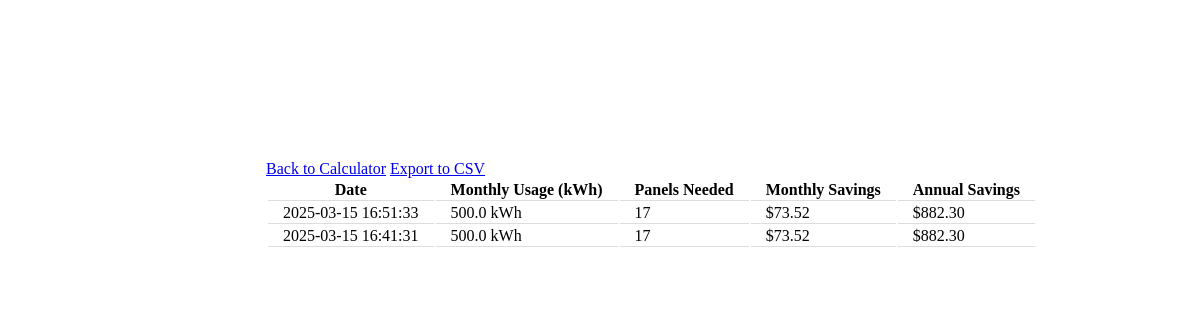
Before: /history with the older database file.
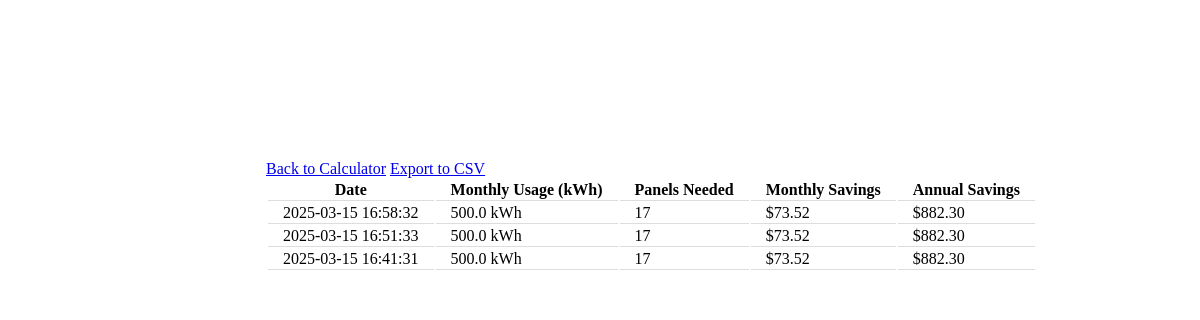
After: the same page with the newer database file.
### tables this page shows
CREATE TABLE calculations (
        id INTEGER PRIMARY KEY AUTOINCREMENT,
        monthly_kwh REAL NOT NULL,
        panels_needed INTEGER NOT NULL,
        monthly_savings REAL NOT NULL,
        annual_savings REAL NOT NULL,
        calculation_date TIMESTAMP DEFAULT CURRENT_TIMESTAMP
    );

### app.py (the view)
@app.route('/history')
def history():
    calculations = get_all_calculations()
    return render_template('history.html', calculations=calculations)

### app.py (called while the page is built)
def get_all_calculations():
    conn = sqlite3.connect('microgrid.db')
    conn.row_factory = sqlite3.Row
    cursor = conn.cursor()
    cursor.execute('SELECT * FROM calculations ORDER BY calculation_date DESC')
    calculations = cursor.fetchall()
    conn.close()
    return calculations

### templates/history.html (shortened to what this page needs)
{% extends "layout.html" %}
{% block content %}
<div class="mb-3 d-flex justify-content-between">
    <a href="{{ url_for('index') }}" class="btn btn-outline-secondary">Back to Calculator</a>
    <a href="{{ url_for('export') }}" class="btn btn-success">Export to CSV</a>
</div>
{% if calculations %}
    <div class="table-responsive">
        <table class="table table-striped table-hover">
            <thead class="table-dark">
                <tr>
                    <th>Date</th>
                    <th>Monthly Usage (kWh)</th>
                    <th>Panels Needed</th>
                    <th>Monthly Savings</th>
                    <th>Annual Savings</th>
                </tr>
            </thead>
            <tbody>
                {% for calc in calculations %}
                <tr>
                    <td>{{ calc.calculation_date }}</td>
                    <td>{{ calc.monthly_kwh }} kWh</td>
                    <td>{{ calc.panels_needed }}</td>
                    <td>${{ "%.2f"|format(calc.monthly_savings) }}</td>
                    <td>${{ "%.2f"|format(calc.annual_savings) }}</td>
                </tr>
                {% endfor %}
            </tbody>
        </table>
    </div>
{% else %}
    <div class="alert alert-info">No calculations found. Try calculating some savings first!</div>
{% endif %}
{% endblock %}

### templates/layout.html (shortened to what this page needs)
<!DOCTYPE html>
<html lang="en">
    <head>
        <link href="/static/styles.css" rel="stylesheet">
    </head>
    <body>
<div class="container mt-4">
    {% block content %}{% endblock %}
</div>
    </body>
</html>

### static/styles.css (style rules this page uses)
div { padding-left: 15px; padding-right: 15px; }
table { width:auto; }
th { padding-left: 15px; padding-right: 15px; text-align: center; border-bottom: 1px solid #ddd; }
td { text-align: left; border-bottom: 1px solid #ddd; padding-left: 15px; padding-right: 15px; vertical-align: top; }
.container { position: fixed; top: 20%; left: 28%; margin-left: -100px; border-radius: 7px; }

Changed rows visible on the page:
added calculations: calculation_date "2025-03-15 16:58:32", monthly_kwh "500.0", panels_needed "17", monthly_savings "73.52", annual_savings "882.30"
